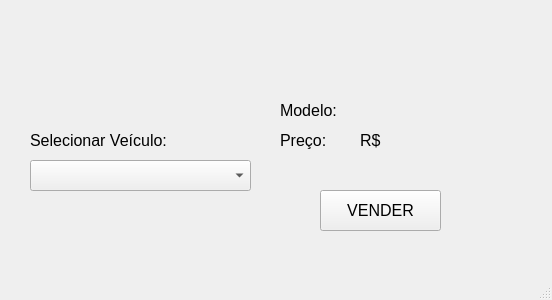
<?xml version="1.0" encoding="UTF-8"?>
<ui version="4.0">
 <class>MainWindow</class>
 <widget class="QMainWindow" name="MainWindow">
  <property name="geometry">
   <rect>
    <x>0</x>
    <y>0</y>
    <width>552</width>
    <height>300</height>
   </rect>
  </property>
  <property name="windowTitle">
   <string>Detalhes Área</string>
  </property>
  <widget class="QWidget" name="centralwidget">
   <widget class="QComboBox" name="cbbVeiculos">
    <property name="geometry">
     <rect>
      <x>30</x>
      <y>160</y>
      <width>221</width>
      <height>31</height>
     </rect>
    </property>
    <property name="font">
     <font>
      <family>Segoe UI</family>
      <pointsize>12</pointsize>
     </font>
    </property>
   </widget>
   <widget class="QLabel" name="label">
    <property name="geometry">
     <rect>
      <x>30</x>
      <y>130</y>
      <width>141</width>
      <height>20</height>
     </rect>
    </property>
    <property name="font">
     <font>
      <family>Segoe UI</family>
      <pointsize>12</pointsize>
     </font>
    </property>
    <property name="text">
     <string>Selecionar Veículo:</string>
    </property>
   </widget>
   <widget class="QLabel" name="label_2">
    <property name="geometry">
     <rect>
      <x>280</x>
      <y>130</y>
      <width>61</width>
      <height>20</height>
     </rect>
    </property>
    <property name="font">
     <font>
      <family>Segoe UI</family>
      <pointsize>12</pointsize>
     </font>
    </property>
    <property name="text">
     <string>Preço:</string>
    </property>
   </widget>
   <widget class="QLabel" name="label_3">
    <property name="geometry">
     <rect>
      <x>280</x>
      <y>100</y>
      <width>61</width>
      <height>20</height>
     </rect>
    </property>
    <property name="font">
     <font>
      <family>Segoe UI</family>
      <pointsize>12</pointsize>
     </font>
    </property>
    <property name="text">
     <string>Modelo:</string>
    </property>
   </widget>
   <widget class="QPushButton" name="btnVender">
    <property name="geometry">
     <rect>
      <x>320</x>
      <y>190</y>
      <width>121</width>
      <height>41</height>
     </rect>
    </property>
    <property name="font">
     <font>
      <family>Segoe UI</family>
      <pointsize>12</pointsize>
     </font>
    </property>
    <property name="text">
     <string>VENDER</string>
    </property>
   </widget>
   <widget class="QLabel" name="label_4">
    <property name="geometry">
     <rect>
      <x>360</x>
      <y>130</y>
      <width>21</width>
      <height>20</height>
     </rect>
    </property>
    <property name="font">
     <font>
      <family>Segoe UI</family>
      <pointsize>12</pointsize>
     </font>
    </property>
    <property name="text">
     <string>R$</string>
    </property>
   </widget>
   <widget class="QLabel" name="lblArea">
    <property name="geometry">
     <rect>
      <x>30</x>
      <y>30</y>
      <width>161</width>
      <height>51</height>
     </rect>
    </property>
    <property name="font">
     <font>
      <family>Segoe UI</family>
      <pointsize>22</pointsize>
      <weight>75</weight>
      <bold>true</bold>
     </font>
    </property>
    <property name="text">
     <string/>
    </property>
   </widget>
   <widget class="QLabel" name="lblModelo">
    <property name="geometry">
     <rect>
      <x>360</x>
      <y>100</y>
      <width>171</width>
      <height>20</height>
     </rect>
    </property>
    <property name="font">
     <font>
      <family>Segoe UI</family>
      <pointsize>12</pointsize>
     </font>
    </property>
    <property name="text">
     <string/>
    </property>
   </widget>
   <widget class="QLabel" name="lblPreco">
    <property name="geometry">
     <rect>
      <x>400</x>
      <y>130</y>
      <width>131</width>
      <height>20</height>
     </rect>
    </property>
    <property name="font">
     <font>
      <family>Segoe UI</family>
      <pointsize>12</pointsize>
     </font>
    </property>
    <property name="text">
     <string/>
    </property>
   </widget>
  </widget>
  <widget class="QStatusBar" name="statusbar"/>
 </widget>
 <resources/>
 <connections/>
</ui>
